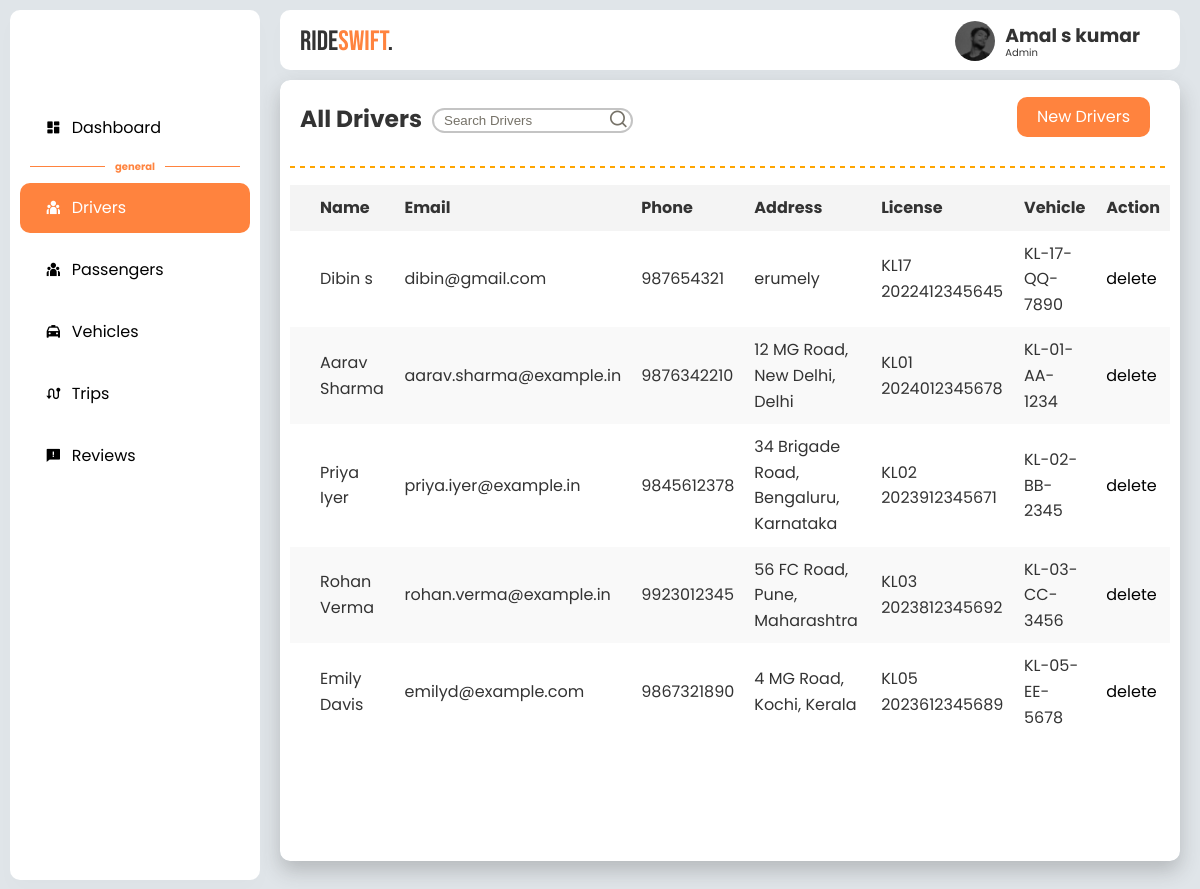
The page /administrator/all-drivers on the database its author committed.
### Administrator/models.py (models this page shows, shortened)
class User(models.Model):
    name = models.CharField(max_length=255)
    email = models.EmailField(unique=True)
    address = models.CharField(max_length=255)
    password = models.CharField(max_length=255)
    approved = models.BooleanField(default=True)
    phone_no = models.CharField(max_length=15, unique=True)
    rights = models.CharField(
        max_length=50,
        choices=[('admin', 'Admin'), ('user', 'User'), ('driver', 'Driver')],
        default='customer'
    )
    created_at = models.DateTimeField(default=now, editable=False)
    is_active = models.BooleanField(default=False)

class Vehicle(models.Model):
    user = models.ForeignKey(User, on_delete=models.CASCADE, related_name="vehicles")
    vehicle_type = models.CharField(
        max_length=20,
        choices=[
            ('Auto Rickshaw', 'Auto Rickshaw'),
            ('Economy Car', 'Economy Car'),
            ('Sedan', 'Sedan'),
            ('Luxury Car', 'Luxury Car')
        ]
    )
    manufacture_date = models.DateField()
    license_number = models.CharField(max_length=50, unique=True)
    vehicle_number = models.CharField(max_length=20, unique=True)
    vehicle_image = models.ImageField(upload_to='uploads/vehicles/')
    current_location = models.CharField(max_length=255, default="")
    is_active = models.BooleanField(default=False)

### Administrator/views.py (the view)
# urls.py: path('all-drivers',all_driver,name="allDrivers"),
def all_driver(request):
    drivers = User.objects.filter(rights = 'driver',approved=True)
    for driver in drivers:
        if not Vehicle.objects.filter(user = driver.id).first():
             driver.license_number = None
             driver.vehicle_number = None
        else:
             vehicle = Vehicle.objects.filter(user = driver.id).first()
             driver.license_number = vehicle.license_number
             driver.vehicle_number = vehicle.vehicle_number
    return render(request, 'Administrator/all_driver.html', {'drivers': drivers,'flag':2})

### RideSwift/context_processors.py (called while the page is built)
def common_data(request):
    login = False
    user = None
    login = "userid" in request.session
    driver = None
    logdr = "driverid" in request.session
    if logdr:
        driver_id = request.session.get("driverid")
        driver = User.objects.get(id=driver_id)
    if login:
        user_id = request.session.get("userid")
        user = User.objects.get(id=user_id)
    return {
        "login": login,
        "user": user,
        "logdr": logdr,
        "driver":driver
    }

### Administrator/templates/Administrator/all_driver.html (shortened to what this page needs)
{% extends 'Administrator/admin-base.html' %}
{% block content %}
<div class="content-body">
    <div class="box">
        <div class="title">
           <h3> All Drivers </h3>
        </div>
        <form method="get">
        <div class="search">
            <input type="text" name="q" placeholder="Search Drivers" />
            <button type="submit"><i class="ri-search-line"></i></button>
        </div>
    </form>
        <div class="buttons">
        <a class="new" href="{% url 'newDrivers' %}">New Drivers</a>
        </div>
    </div>
    <table>
        <thead>
            <tr>
                <th></th>
                <th>Name</th>
                <th>Email</th>
                <th>Phone</th>
                <th>Address</th>
                <th>License</th>
                <th>Vehicle</th>
                <th>Action</th>
            </tr>
        </thead>
        <tbody>
            {% if drivers %}
            {% for driver in drivers %}
            <tr>
                <td></td>
                <td>{{ driver.name }}</td>
                <td>{{ driver.email }}</td>
                <td>{{ driver.phone_no }}</td>
                <td>{{ driver.address }}</td>
                <td>{{ driver.license_number }}</td>
                <td>{{ driver.vehicle_number }}</td>
                <td><a href="{% url 'deleteDriver' driver.id %}" class="btn btn-success">delete</a></td>
            </tr>
            {% endfor %}
            {% else %}
            <tr>
                <td style="text-align: center;" colspan="8">No Drivers Found</td>
            </tr>
            {% endif %}
        </tbody>
    </table>
</div>
{% endblock %}

### Administrator/templates/Administrator/admin-base.html (shortened to what this page needs)
{% load static %}
<!DOCTYPE html>
<html lang="en">
  <head>
    <link rel="stylesheet" href="{% static 'style/admin.css' %}" />
    <link
      href="https://cdn.jsdelivr.net/npm/remixicon@4.3.0/fonts/remixicon.css"
      rel="stylesheet"
    />
  </head>
  <body>
      <div class="nav">
         <br><br>
         <br>
        <div class="nav-cont">
          <a href="{% url 'adminDashboard' %}" class="{% if flag != 1 %}non{% endif %}active dash">
            <span><i class="ri-dashboard-fill"></i></span>
            Dashboard
          </a>
        </div>
        <div class="small">
          <div class="hr-container">
            <hr />
            <span>general</span>
            <hr />
          </div>
        </div>
        <div class="nav-cont">
          <a href="{% url 'allDrivers' %}" class="nav-item {% if flag != 2 %}non{% endif %}active">
            <span><i class="ri-team-fill"></i></span>
            Drivers
          </a>
          <a href="{% url 'allPassengers' %}" class="nav-item {% if flag != 3 %}non{% endif %}active">
            <span><i class="ri-team-fill"></i></span>
            Passengers
          </a>
          <a href="{% url 'allVehicles' %}" class="nav-item {% if flag != 4 %}non{% endif %}active">
            <span><i class="ri-taxi-fill"></i></span>
            Vehicles
          </a>
          <a href="{% url 'allTrips' %}" class="nav-item {% if flag != 5 %}non{% endif %}active">
            <span><i class="ri-route-fill"></i></span>
            Trips
          </a>
          <a href="{% url 'allReviews' %}" class="nav-item {% if flag != 6 %}non{% endif %}active">
            <span><i class="ri-feedback-fill"></i></span>
            Reviews
          </a>
        </div>
      </div>
      <div class="content-container">
        <div class="header">
          <div class="nav__logo">
            <a href="#">RIDE<span>SWIFT</span>.</a>
          </div>
             <div class="account">
              <img src="{% static 'assets/images/amal.jpg' %}" alt="">
              <div class="account__info">
                <h3>Amal s kumar</h3>
                <p>Admin</p>
             </div>
            </div>
        </div>
        <div class="body-container">
    {% block content %}
    {% endblock %}
        </div>
      </div>
  </body>
</html>

### static/style/admin.css (style rules this page uses)
html { scroll-behavior: smooth; }
:root { --primary-color: #ff833e; --primary-color-dark: #db6f35; --text-dark: #333333; --text-light: #767268; --white: #ffffff; --max-width: 1350px; --header-font: "Bebas Neue", sans-serif; }
.nav__logo a { top: 0px; left: 20px; position: absolute; font-size: 1.75rem; font-weight: 400; font-family: var(--header-font); color: var(--white); }
.nav__logo a { color: var(--text-dark); }
.nav__logo a span { color: var(--primary-color); }
* { margin: 0; padding: 0; box-sizing: border-box; }
body { display: flex; height: 100vh; width: 100%; overflow: hidden; font-family: "Poppins", sans-serif; font-size: 1rem; line-height: 1.6; color: var(--text-dark); background-color: #e0e5e9; gap: 10px; padding: 10px; box-sizing: border-box; }
.nav { background-color: white; min-width: 250px; width: 15%; height: 100%; border-radius: 10px; padding: 10px; box-shadow: #33333304 0 10px 20px; position: sticky; top: 10px; }
.content-container { flex: 1; width: calc(85% - 10px); height: 100%; background-color: transparent; padding: 10px; }
.body-container { position: relative; width: 100%; height: calc(90% + 16px); border-radius: 10px; overflow: scroll; scrollbar-width: none; -ms-overflow-style: none; }
.nav-cont { position: relative; display: flex; flex-direction: column; justify-content: center; align-items: center; }
.nav-item span,.dash span { margin: 10px; margin-left: 25px; }
.active span { color: white; }
a { text-decoration: none; color: black; margin: 10px 0; }
.nav-item,.dash { display: flex; align-items: center; width: 100%; height: 50px; border-radius: 10px; transition: 0.3s; margin: 6px; }
.active { background-color: var(--primary-color); color: white; }
.small { color: var(--primary-color); text-align: center; font-size: 10px; padding-bottom: 2px; }
.hr-container { display: flex; align-items: center; text-align: center; }
.hr-container hr { flex: 1; border: none; height: 1px; background-color: var(--primary-color); margin: 0 10px; }
.hr-container span { white-space: nowrap; font-weight: bold; }
.nonactive { border: 0; }
.header { position: relative; top: -10px; width: 100%; height: 60px; background-color: white; border-radius: 10px; display: flex; justify-content: center; align-items: center; box-shadow: #33333304 0 10px 20px; }
.account { position: absolute; top: 35%; right: 10px; transform: translateY(-50%); display: flex; justify-content: center; align-items: center; margin: 10px; padding: 20px; }
.account img { width: 40px; height: 40px; border-radius: 50%; margin-right: 10px; object-fit: cover; }
.account__info h3 { position: relative; top: 3px; }
.account__info p { position: relative; top: -3px; font-size: 10px; }
.content-body { position: relative; overflow-x: hidden; height: 100%; width: 100%; gap: 10px; background-color: white; border-radius: 10px; box-shadow: #33333304 0 10px 20px; padding: 10px; }
.box { position: relative; width: 100%; height: auto; display: flex; }
.box a { position: relative; height: 100%; right: 100px; border-radius: 10px; padding: 10px; margin: 4px; }
.box .new { background-color: var(--primary-color); color: white; }
.box .title { position: relative; left: 10px; font-size: 20px; top: 10px; flex-direction: column; justify-content: center; text-align: center; }
.buttons a { justify-content: center; align-items: center; position: absolute; top: 45%; right: 10px; transform: translateY(-50%); display: flex; margin: 10px; padding: 20px; }
table { position: relative; bottom: 120px; width: 100%; border-collapse: collapse; margin-top: 20px; border-radius: 10px; }
th, td { padding: 10px; text-align: left; }
th { background-color: #f4f4f4; }
tr:nth-child(even) { background-color: #f9f9f9; }
.search { position: relative; top: 15px; left: 20px; height: 30px; width: auto; display: flex; align-items: center; }
.search input { flex: 1; height: 25px; border: 2px solid rgba(0, 0, 0, 0.231); border-radius: 5vmin; padding: 10px; outline: none; background-color: white; z-index: 1; }
.search button { width: 20px; height: 20px; border-radius:50% ; border: none; font-size: 20px; padding: 0 15px; color: var(--text-light); background-color: transparent; cursor: pointer; position: relative; z-index: 2; right: 40px; top: -2px; transition: background-color 0.3s; }
.search input::placeholder { color: var(--text-light); }

### Administrator/templates/Administrator/all_driver.html (style rules this page uses)
.body-container { box-shadow: #3333333f 0 10px 20px; }

### rows shown on the page
User: name "Dibin s", email "dibin@gmail.com", phone_no "987654321", address "erumely", license_number "KL17 2022412345645", vehicle_number "KL-17-QQ-7890"
User: name "Aarav Sharma", email "aarav.sharma@example.in", phone_no "9876342210", address "12 MG Road, New Delhi, Delhi", license_number "KL01 2024012345678", vehicle_number "KL-01-AA-1234"
User: name "Priya Iyer", email "priya.iyer@example.in", phone_no "9845612378", address "34 Brigade Road, Bengaluru, Karnataka", license_number "KL02 2023912345671", vehicle_number "KL-02-BB-2345"
User: name "Rohan Verma", email "rohan.verma@example.in", phone_no "9923012345", address "56 FC Road, Pune, Maharashtra", license_number "KL03 2023812345692", vehicle_number "KL-03-CC-3456"
User: name "Emily Davis", email "emilyd@example.com", phone_no "9867321890", address "4 MG Road, Kochi, Kerala", license_number "KL05 2023612345689", vehicle_number "KL-05-EE-5678"
